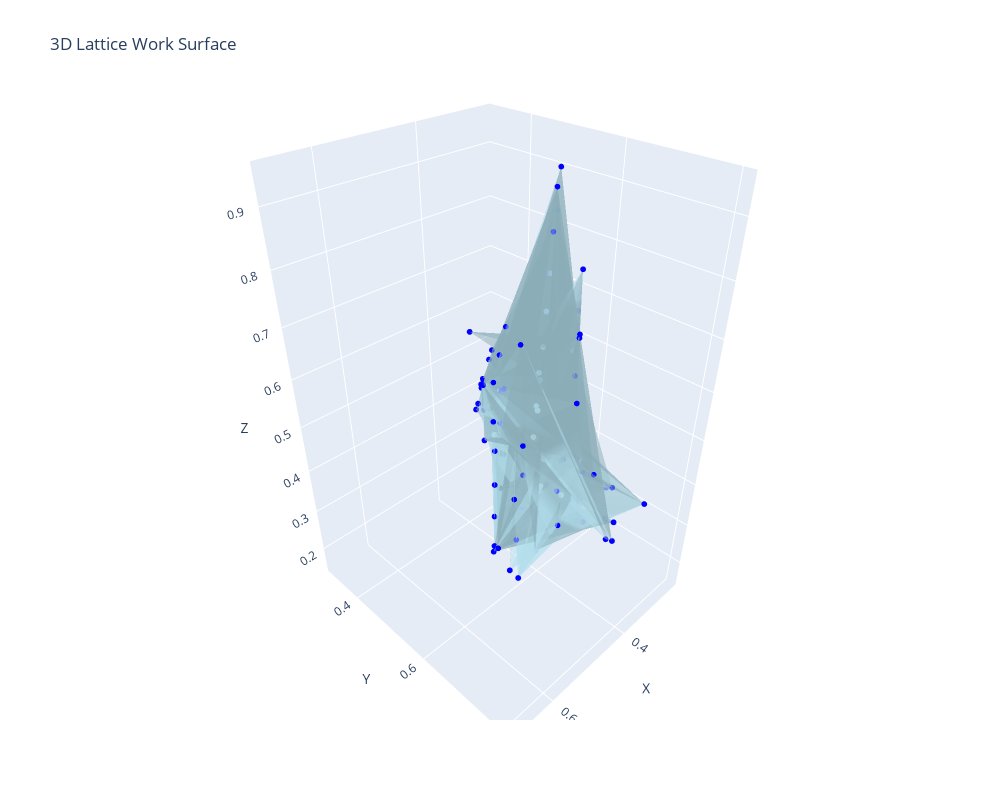

Here is the notebook cell this chart was saved with:
### Code cell
import json
import plotly.graph_objects as go

# Load JSON data from file
with open('boundary0.json', 'r') as f:
    data = json.load(f)

boundary_points = data['boundary_points']

# OPTIONAL: if the points are in row-major order of a grid (reshape to 2D)
# Define grid shape manually or deduce it if known
rows = 10  # e.g., 10 rows
cols = 10  # e.g., 10 columns
# assert len(boundary_points) == rows * cols, "Mismatch between points and grid shape"

# Convert flat list to 2D grid for easier indexing
grid = [boundary_points[i * cols:(i + 1) * cols] for i in range(rows)]

# Flatten x, y, z again for Mesh3d
x, y, z = zip(*[pt for row in grid for pt in row])

# Generate triangle faces
i, j, k = [], [], []
for r in range(rows - 1):
    for c in range(cols - 1):
        idx = r * cols + c
        i.extend([idx, idx + 1])
        j.extend([idx + 1, idx + cols])
        k.extend([idx + cols, idx + cols + 1])

fig = go.Figure(data=[
    go.Mesh3d(
        x=x, y=y, z=z,
        i=i, j=j, k=k,
        color='lightblue',
        opacity=0.5,
        name='Lattice Surface'
    ),
    go.Scatter3d(
        x=x, y=y, z=z,
        mode='markers',
        marker=dict(size=2, color='blue'),
        name='Points'
    )
])

fig.update_layout(
    scene=dict(
        xaxis_title='X',
        yaxis_title='Y',
        zaxis_title='Z'
    ),
    title='3D Lattice Work Surface',
    width=1000,
    height=800
)

fig.show()
